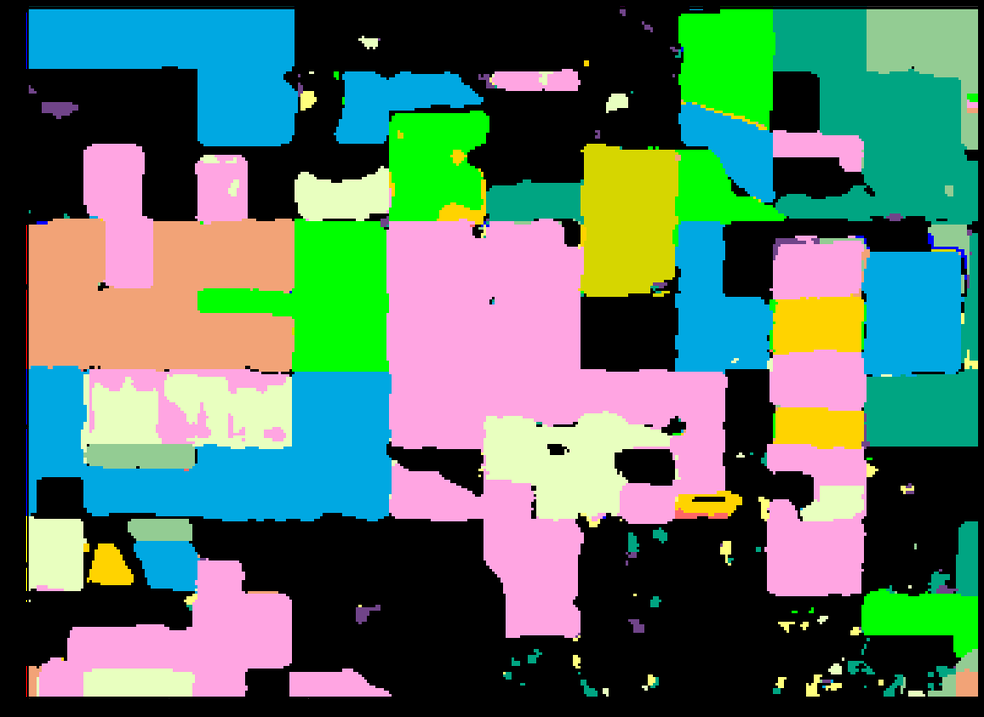
#> input picture Basics/images/image.png, 984 x 717 px, shrunk from 1156 x 843 before the run
$ python read_image.py
#> lines starting #> are read from the running program, lines starting #| are printed output that depends on the picture
import cv2
print(cv2.__version__)
img = cv2.imread('images/image.png')
#> img is the input picture: shape (717, 984, 3); mean B, G, R 99.1, 113.1, 83.8
cv2.imshow('Original', img)

img = cv2.imread('images/image.png', 0)
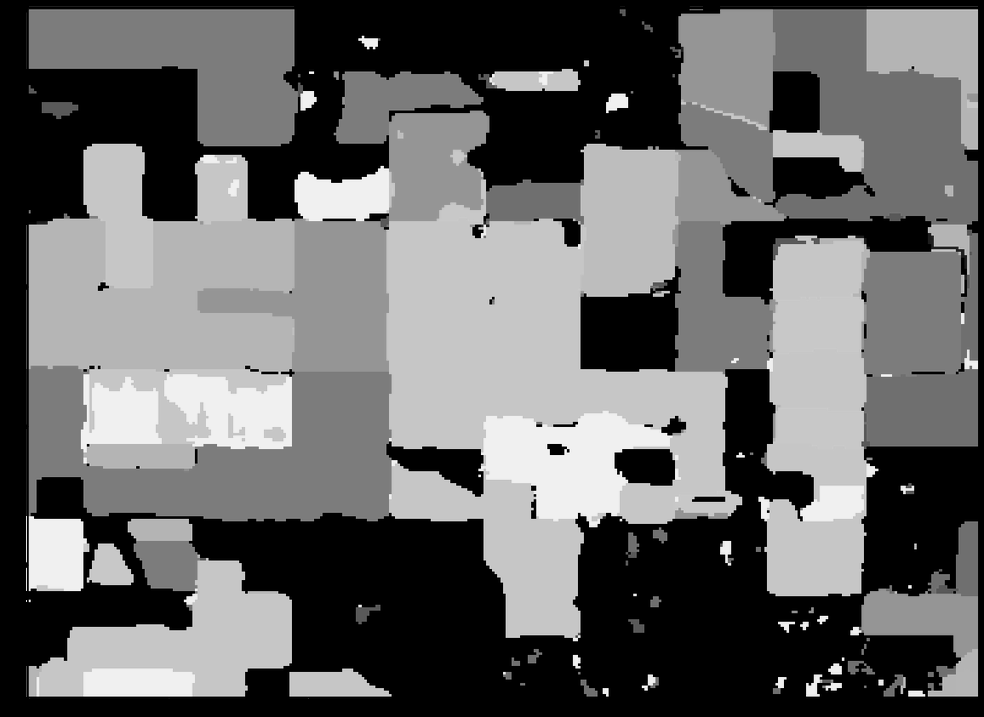
#> img: shape (717, 984); min 0, max 252, mean 102.4
cv2.imshow('gray', img)

img = cv2.imread('images/image.png', -1)
#> img: shape (717, 984, 4)
cv2.imshow('with_alpha', img)

cv2.waitKey(0)
cv2.destroyAllWindows()
